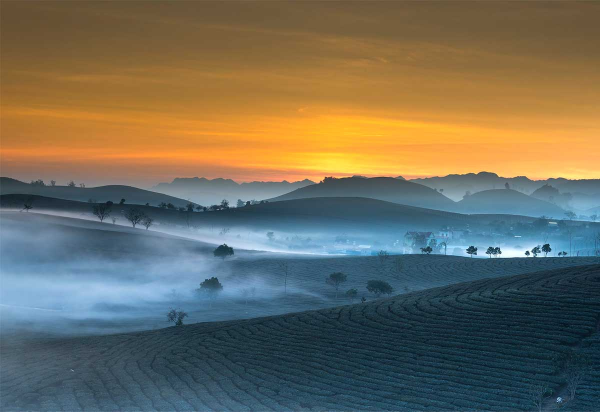
#> input picture projects/curso-js-moderno/13-DOM/img/arriba.jpg, 1200 x 823 px (shown at 1/2 size)
$ python critica-renders.py ../../../projects/curso-js-moderno/13-DOM/img/arriba.jpg --prefix ../../../projects/curso-js-moderno/13-DOM/img/hacer1.jpg
#> lines starting #> are read from the running program, lines starting #| are printed output that depends on the picture
#!/usr/bin/env python3
"""critica-renders.py - Prepara los renders que piden los gates de diseño, sin abrir Photoshop.

Por que existe (2026-11-06): `studies/design/README.md` §4.1 pide criticar con los 6 Output Gates
(grayscale, squint, alignment, spacing, contrast, rank-1). Hacer a mano el gris y el desenfoque es
donde se abandona el metodo en la tercera ficha. Esto lo vuelve un comando.

Que hace:
  1. Descarga la imagen (si es una URL) en `<outdir>/<prefijo>_view.png`.
  2. Genera `<prefijo>_gray.png` (L) y `<prefijo>_squint.png` (resize 1/12 y vuelta).
  3. Mide contraste WCAG contra blanco en la banda central de texto: promedio y **peor pixel**.
     El peor pixel es el que decide en fondos no uniformes (gradientes, glow, fotos).

Uso:
  critica-renders.py --out casos --prefix lin https://ejemplo.com/og.png
  critica-renders.py --out casos --prefix str /ruta/local.jpg --box 0.34,0.40,0.66,0.60

Salida: JSON con rutas y medicion. Solo lectura de red (descarga) y escritura en --out.
"""
from __future__ import annotations

import argparse
import json
import os
import sys
import urllib.request

try:
    from PIL import Image
except ImportError:  # pragma: no cover
    print(json.dumps({"error": "falta Pillow (python3 -m pip install pillow)"}), file=sys.stderr)
    sys.exit(2)


def srgb(c: float) -> float:
    c = c / 255.0
    return c / 12.92 if c <= 0.03928 else ((c + 0.055) / 1.055) ** 2.4


def luminance(rgb) -> float:
    r, g, b = (srgb(x) for x in rgb)
    return 0.2126 * r + 0.7152 * g + 0.0722 * b


def contrast_vs_white(rgb) -> float:
    return 1.05 / (luminance(rgb) + 0.05)


def render(src: str, outdir: str, prefix: str) -> dict:
#> called with outdir = 'casos'
    os.makedirs(outdir, exist_ok=True)
    view = os.path.join(outdir, f"{prefix}_view.png")
    if src.startswith(("http://", "https://")):
        req = urllib.request.Request(src, headers={"User-Agent": "kanam-mind-study/1.0"})
        with urllib.request.urlopen(req, timeout=30) as resp:
            with open(view, "wb") as fh:
                fh.write(resp.read())
    else:
        Image.open(src).convert("RGB").save(view)

    im = Image.open(view).convert("RGB")
#> im is the input picture: PIL image 1200x823 RGB; mean R, G, B 111.3, 107.6, 91.7
    w, h = im.size
#> w = 1200; h = 823
    gray = os.path.join(outdir, f"{prefix}_gray.png")
    squint = os.path.join(outdir, f"{prefix}_squint.png")
    im.convert("L").save(gray)
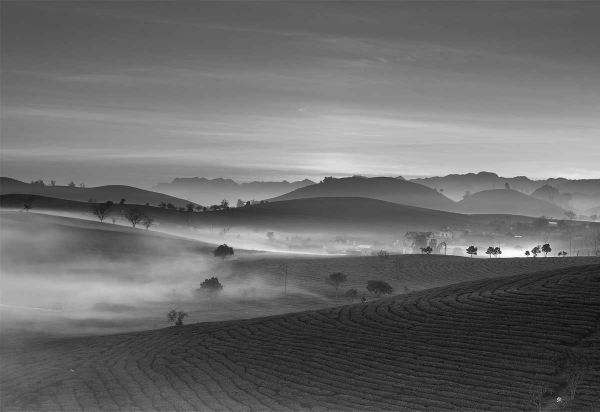
#> saved as hacer1.jpg_gray.png: PIL image 1200x823 L (shown at 1/2 size); min 7, max 252, mean 106.9
    im.resize((max(1, w // 12), max(1, h // 12)), Image.BILINEAR).resize((w, h), Image.BILINEAR).save(squint)
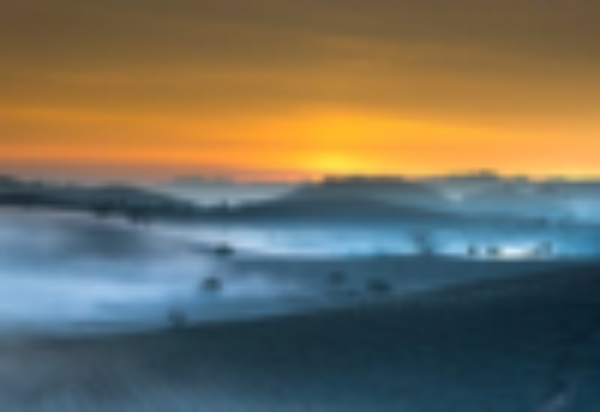
#> saved as hacer1.jpg_squint.png: PIL image 1200x823 RGB (shown at 1/2 size); mean R, G, B 111.3, 107.6, 91.7
    return {"view": view, "gray": gray, "squint": squint, "size": [w, h]}


def measure(path: str, box: tuple[float, float, float, float]) -> dict:
#> called with box = (0.34, 0.4, 0.66, 0.6)
    im = Image.open(path).convert("RGB")
    w, h = im.size
#> w = 1200; h = 823
    x0, y0, x1, y1 = int(w * box[0]), int(h * box[1]), int(w * box[2]), int(h * box[3])
#> x0 = 408; y0 = 329; x1 = 792; y1 = 493
    samples = [im.getpixel((x, y)) for x in range(x0, x1, 3) for y in range(y0, y1, 3)]
#> samples = 7040 items, first 6: (213, 133, 82), (200, 129, 83), (189, 126, 85), (186, 128, 91), (182, 125, 95), (175, 124, 97)
    bg = [p for p in samples if sum(p) < 720]  # ignora pixeles casi blancos (el glifo)
#> bg has the same summary as samples
    if not bg:
        bg = samples
    worst = min(bg, key=contrast_vs_white)
#> worst = (255, 231, 101)
    avg = tuple(int(sum(p[i] for p in bg) / len(bg)) for i in range(3))
#> avg = (114, 127, 129)
    return {
        "samples": len(bg),
        "avg_rgb": avg, "avg_ratio": round(contrast_vs_white(avg), 2),
        "worst_rgb": worst, "worst_ratio": round(contrast_vs_white(worst), 2),
        "passes_large_text_3to1_on_worst": contrast_vs_white(worst) >= 3.0,
    }


def main() -> int:
    ap = argparse.ArgumentParser(description=__doc__, formatter_class=argparse.RawDescriptionHelpFormatter)
    ap.add_argument("source", help="URL o archivo")
    ap.add_argument("--out", default="casos")
    ap.add_argument("--prefix", required=True)
    ap.add_argument("--box", default="0.34,0.40,0.66,0.60",
                    help="caja de la banda de texto en fracciones: x0,y0,x1,y1")
    args = ap.parse_args()

    box = tuple(float(v) for v in args.box.split(","))
    r = render(args.source, args.out, args.prefix)
    m = measure(r["view"], box)
#> m = {'samples': 7040, 'avg_rgb': (114, 127, 129), 'avg_ratio': 4.14, 'worst_rgb': (255, 231, 101), 'worst_ratio': 1.24, 'passes_large_text_3to1_on_worst': False}
    print(json.dumps({**r, "contrast": m, "box": box}, ensure_ascii=False, indent=1))
#> (printed output is left out)
    return 0


if __name__ == "__main__":
    raise SystemExit(main())
#> (the program exits here)

$ run again, on projects/curso-js-moderno/13-DOM/img/hacer2.jpg
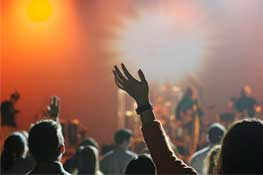
#> input picture projects/curso-js-moderno/13-DOM/img/hacer2.jpg, 263 x 175 px
#> in render, im is the input picture: PIL image 263x175 RGB; mean R, G, B 149.5, 109.7, 88.8
#> in render, `im.convert("L").save(gray)`:
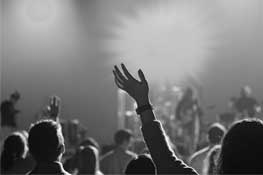
#> saved as hacer2.jpg_gray.png: PIL image 263x175 L; min 1, max 254, mean 119.3
#> in render, `im.resize((max(1, w // 12), max(1, h // 12)), Image.BILINEAR).resize((..`:
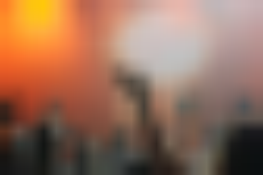
#> saved as hacer2.jpg_squint.png: PIL image 263x175 RGB; mean R, G, B 149.4, 109.7, 88.7
#> samples = 336 items, first 6: (188, 101, 74), (186, 102, 76), (182, 100, 78), (180, 98, 74), (181, 97, 71), (177, 95, 71)
#> bg has the same summary as samples
#> worst = (239, 212, 185)
#> avg = (146, 111, 95)
#> m = {'samples': 336, 'avg_rgb': (146, 111, 95), 'avg_ratio': 4.51, 'worst_rgb': (239, 212, 185), 'worst_ratio': 1.42, 'passes_large_text_3to1_on_worst': False}
#> (printed output is left out)

$ run again, on projects/curso-js-moderno/13-DOM/img/hacer3.jpg
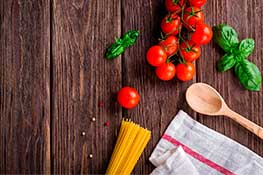
#> input picture projects/curso-js-moderno/13-DOM/img/hacer3.jpg, 263 x 175 px
#> in render, im is the input picture: PIL image 263x175 RGB; mean R, G, B 116.3, 77.9, 64.5
#> in render, `im.convert("L").save(gray)`:
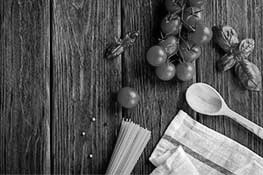
#> saved as hacer3.jpg_gray.png: PIL image 263x175 L; min 0, max 254, mean 87.8
#> in render, `im.resize((max(1, w // 12), max(1, h // 12)), Image.BILINEAR).resize((..`:
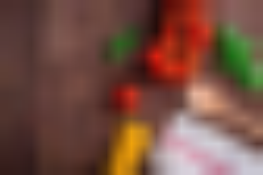
#> saved as hacer3.jpg_squint.png: PIL image 263x175 RGB; mean R, G, B 116.4, 78, 64.6
#> samples = 336 items, first 6: (98, 64, 55), (98, 61, 52), (92, 55, 46), (74, 37, 29), (72, 37, 35), (69, 34, 32)
#> bg has the same summary as samples
#> worst = (255, 181, 144)
#> avg = (104, 41, 35)
#> m = {'samples': 336, 'avg_rgb': (104, 41, 35), 'avg_ratio': 10.88, 'worst_rgb': (255, 181, 144), 'worst_ratio': 1.71, 'passes_large_text_3to1_on_worst': False}
#> (printed output is left out)

$ run again, on projects/curso-js-moderno/13-DOM/img/hacer4.jpg
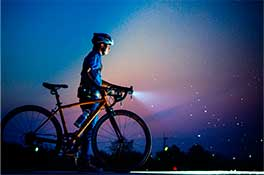
#> input picture projects/curso-js-moderno/13-DOM/img/hacer4.jpg, 264 x 175 px
#> in render, im is the input picture: PIL image 264x175 RGB; mean R, G, B 51, 72.8, 107.8
#> in render, `im.convert("L").save(gray)`:
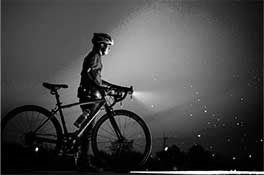
#> saved as hacer4.jpg_gray.png: PIL image 264x175 L; min 0, max 253, mean 70.3
#> in render, `im.resize((max(1, w // 12), max(1, h // 12)), Image.BILINEAR).resize((..`:
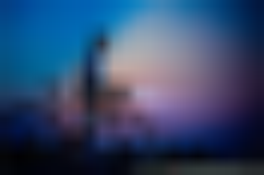
#> saved as hacer4.jpg_squint.png: PIL image 264x175 RGB; mean R, G, B 50.6, 72.3, 107.3
#> samples = 348 items, first 6: (132, 114, 112), (33, 11, 23), (41, 23, 37), (4, 0, 4), (1, 4, 11), (11, 4, 11)
#> bg has the same summary as samples
#> worst = (208, 255, 240)
#> avg = (137, 117, 131)
#> m = {'samples': 348, 'avg_rgb': (137, 117, 131), 'avg_ratio': 4.25, 'worst_rgb': (208, 255, 240), 'worst_ratio': 1.09, 'passes_large_text_3to1_on_worst': False}
#> (printed output is left out)
